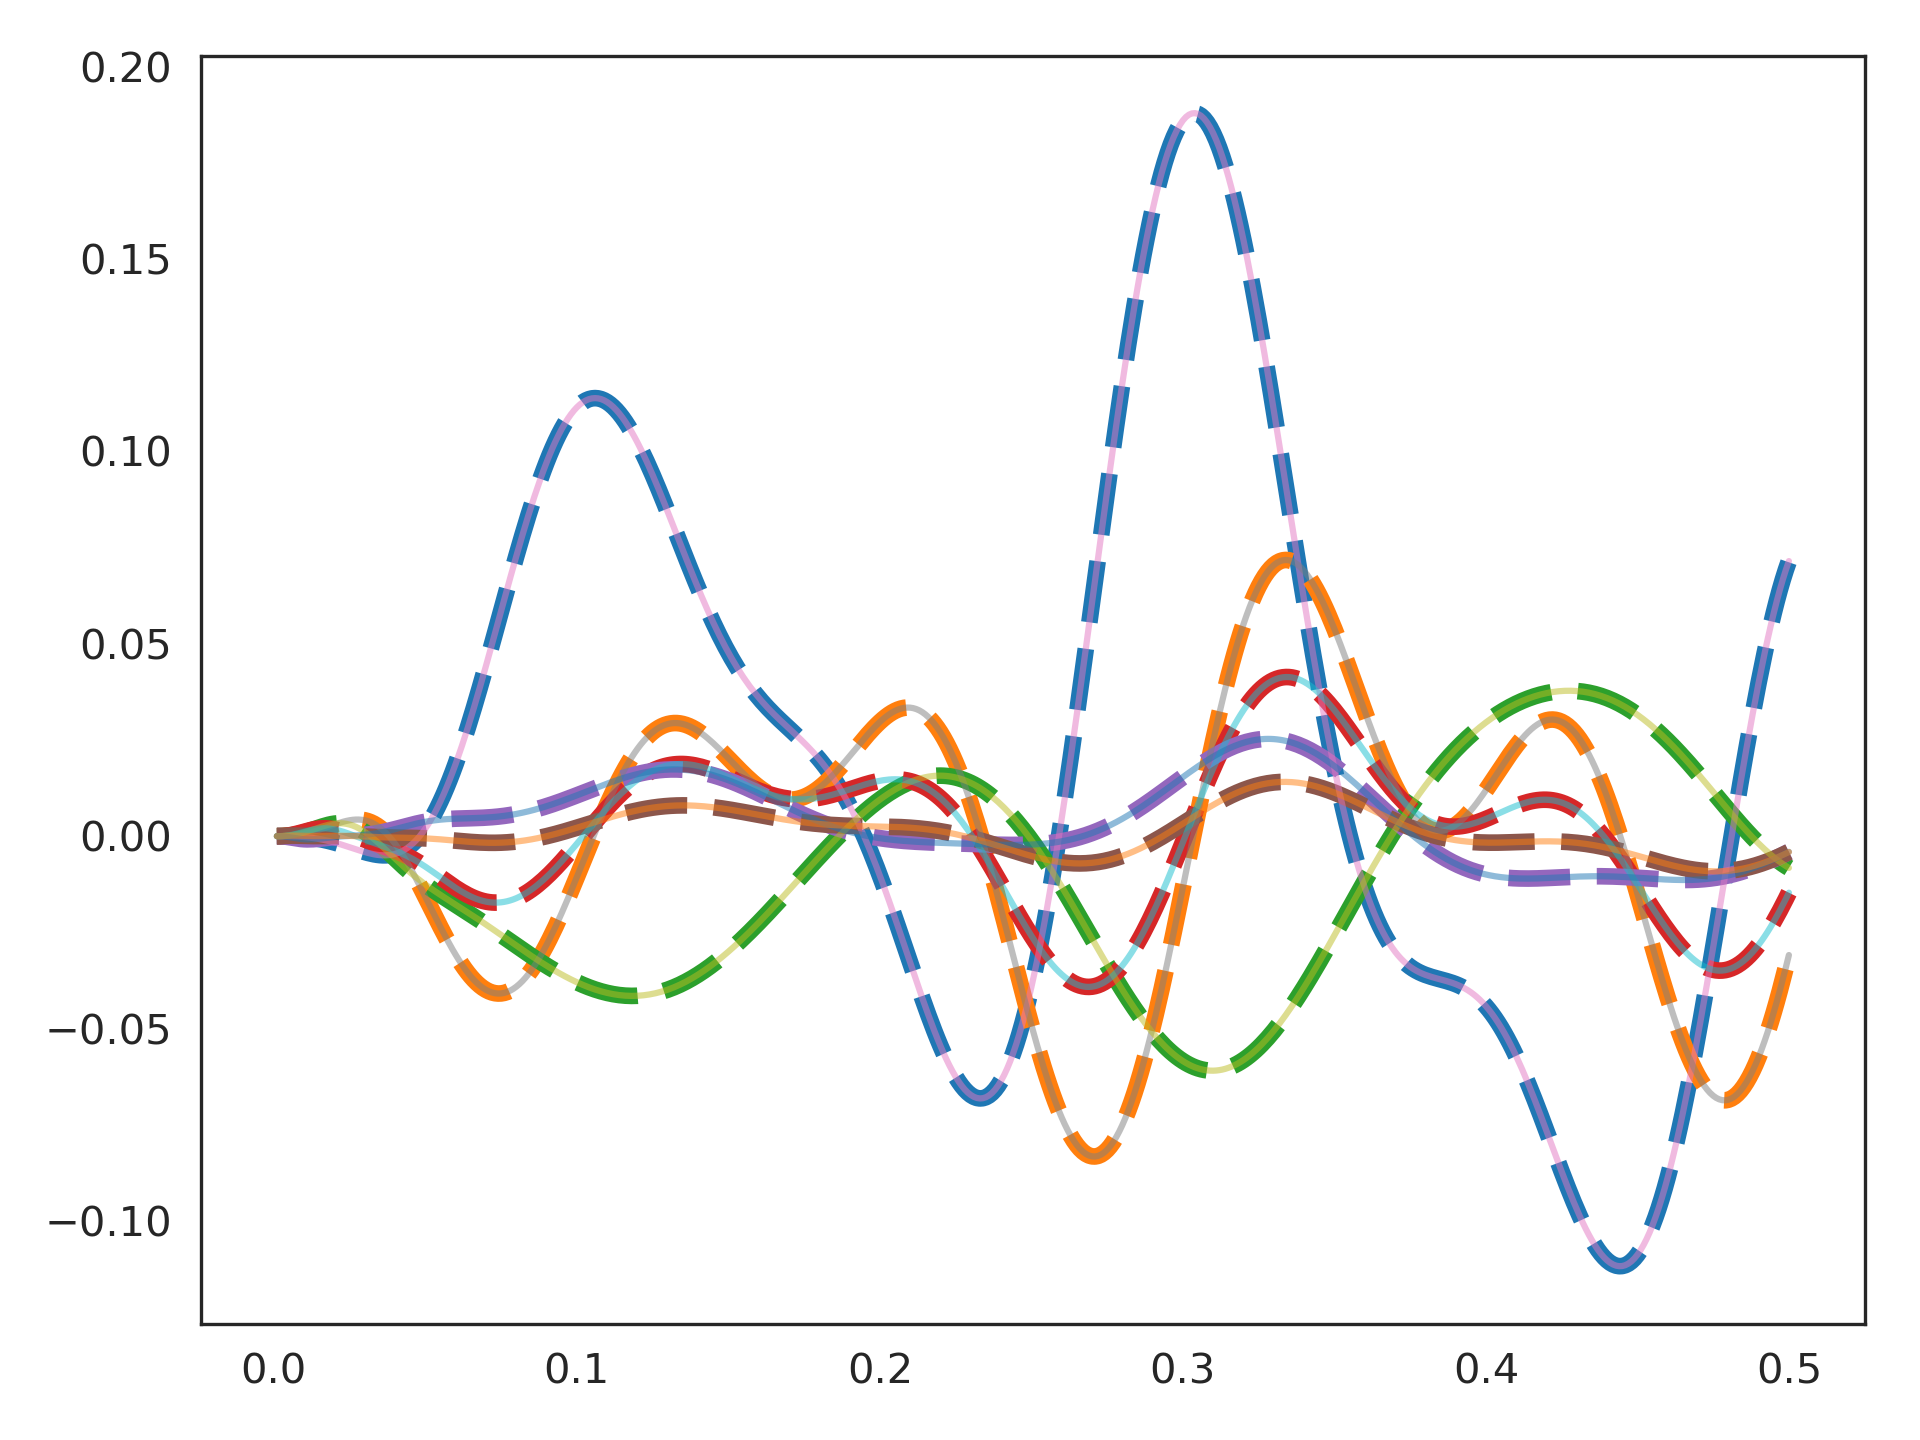

Generate this figure with Python:
# See :doc:`notebooks/research/discrete_comparison` for a notebook example.

from nengolib.synapses import ss2sim, PadeDelay

# Map the state of a balanced :func:`PadeDelay` onto a lowpass synapse:

import nengo
from nengolib.signal import balance
sys = balance(PadeDelay(.05, order=6))
synapse = nengo.Lowpass(.1)
mapped = ss2sim(sys, synapse, synapse.default_dt)
assert np.allclose(sys.C, mapped.C)
assert np.allclose(sys.D, mapped.D)

# Simulate the mapped system directly (without neurons):

process = nengo.processes.WhiteSignal(1, high=10, y0=0)
with nengo.Network() as model:
    stim = nengo.Node(output=process)
    x = nengo.Node(size_in=len(sys))
    nengo.Connection(stim, x, transform=mapped.B, synapse=synapse)
    nengo.Connection(x, x, transform=mapped.A, synapse=synapse)
    p_stim = nengo.Probe(stim)
    p_actual = nengo.Probe(x)
with nengo.Simulator(model) as sim:
    sim.run(.5)

# The desired dynamics are implemented perfectly:

target = sys.X.filt(sim.data[p_stim])
assert np.allclose(target, sim.data[p_actual])

import matplotlib.pyplot as plt
plt.plot(sim.trange(), target, linestyle='--', lw=4)
plt.plot(sim.trange(), sim.data[p_actual], alpha=.5)
plt.show()
